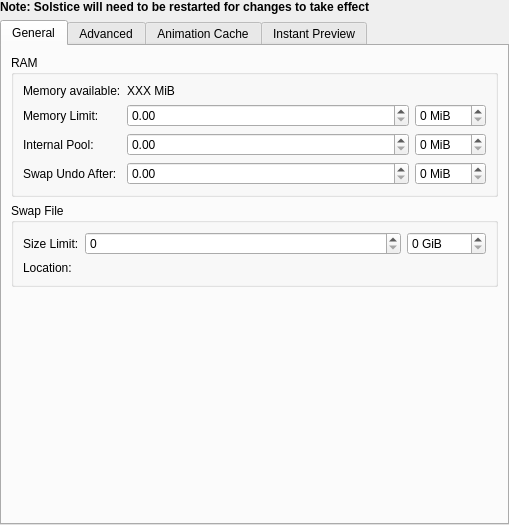
<?xml version="1.0" encoding="UTF-8"?>
<ui version="4.0">
 <author>
    SPDX-FileCopyrightText: none
    SPDX-License-Identifier: GPL-3.0-or-later
  </author>
 <class>WdgPerformanceSettings</class>
 <widget class="QWidget" name="WdgPerformanceSettings">
  <property name="geometry">
   <rect>
    <x>0</x>
    <y>0</y>
    <width>509</width>
    <height>525</height>
   </rect>
  </property>
  <layout class="QVBoxLayout" name="verticalLayout_3">
   <property name="leftMargin">
    <number>0</number>
   </property>
   <property name="topMargin">
    <number>0</number>
   </property>
   <property name="rightMargin">
    <number>0</number>
   </property>
   <property name="bottomMargin">
    <number>0</number>
   </property>
   <item>
    <widget class="QLabel" name="label_10">
     <property name="font">
      <font>
       <bold>true</bold>
      </font>
     </property>
     <property name="text">
      <string>Note: Solstice will need to be restarted for changes to take effect</string>
     </property>
    </widget>
   </item>
   <item>
    <widget class="QTabWidget" name="tabWidget">
     <property name="currentIndex">
      <number>0</number>
     </property>
     <widget class="QWidget" name="General">
      <attribute name="title">
       <string>General</string>
      </attribute>
      <layout class="QVBoxLayout" name="verticalLayout_2">
       <item>
        <widget class="QGroupBox" name="groupBox">
         <property name="title">
          <string>RAM</string>
         </property>
         <layout class="QFormLayout" name="formLayout">
          <item row="0" column="0">
           <widget class="QLabel" name="label_2">
            <property name="text">
             <string>Memory available:</string>
            </property>
           </widget>
          </item>
          <item row="0" column="1">
           <widget class="QLabel" name="lblTotalMemory">
            <property name="sizePolicy">
             <sizepolicy hsizetype="MinimumExpanding" vsizetype="Preferred">
              <horstretch>0</horstretch>
              <verstretch>0</verstretch>
             </sizepolicy>
            </property>
            <property name="text">
             <string>XXX MiB</string>
            </property>
            <property name="alignment">
             <set>Qt::AlignmentFlag::AlignLeading|Qt::AlignmentFlag::AlignLeft|Qt::AlignmentFlag::AlignVCenter</set>
            </property>
           </widget>
          </item>
          <item row="1" column="0">
           <widget class="QLabel" name="label">
            <property name="toolTip">
             <string>Solstice will not use more memory than this limit.</string>
            </property>
            <property name="text">
             <string>Memory Limit:</string>
            </property>
           </widget>
          </item>
          <item row="1" column="1">
           <layout class="QGridLayout" name="gridLayout" columnstretch="4,1">
            <item row="0" column="0">
             <widget class="KisDoubleSliderSpinBox" name="sliderMemoryLimit">
              <property name="sizePolicy">
               <sizepolicy hsizetype="MinimumExpanding" vsizetype="Minimum">
                <horstretch>0</horstretch>
                <verstretch>0</verstretch>
               </sizepolicy>
              </property>
              <property name="toolTip">
               <string>Solstice will not use more memory than this limit.</string>
              </property>
             </widget>
            </item>
            <item row="0" column="1">
             <widget class="KisIntParseSpinBox" name="intMemoryLimit">
              <property name="suffix">
               <string> MiB</string>
              </property>
             </widget>
            </item>
           </layout>
          </item>
          <item row="2" column="0">
           <widget class="QLabel" name="label_5">
            <property name="text">
             <string>Internal Pool:</string>
            </property>
           </widget>
          </item>
          <item row="2" column="1">
           <layout class="QGridLayout" name="gridLayout_2" columnstretch="4,1">
            <item row="0" column="0">
             <widget class="KisDoubleSliderSpinBox" name="sliderPoolLimit">
              <property name="sizePolicy">
               <sizepolicy hsizetype="MinimumExpanding" vsizetype="Preferred">
                <horstretch>0</horstretch>
                <verstretch>0</verstretch>
               </sizepolicy>
              </property>
             </widget>
            </item>
            <item row="0" column="1">
             <widget class="KisIntParseSpinBox" name="intPoolLimit">
              <property name="suffix">
               <string> MiB</string>
              </property>
             </widget>
            </item>
           </layout>
          </item>
          <item row="3" column="0">
           <widget class="QLabel" name="label_4">
            <property name="toolTip">
             <string>When undo information reaches this limit, it will be stored in a temporary file and memory will be freed. Undo will be slower.</string>
            </property>
            <property name="text">
             <string>Swap Undo After:</string>
            </property>
           </widget>
          </item>
          <item row="3" column="1">
           <layout class="QGridLayout" name="gridLayout_3" columnstretch="4,1">
            <item row="0" column="0">
             <widget class="KisDoubleSliderSpinBox" name="sliderUndoLimit">
              <property name="sizePolicy">
               <sizepolicy hsizetype="MinimumExpanding" vsizetype="Minimum">
                <horstretch>0</horstretch>
                <verstretch>0</verstretch>
               </sizepolicy>
              </property>
              <property name="toolTip">
               <string>When undo information reaches this limit, it will be stored in a temporary file and memory will be freed. Undo will be slower.</string>
              </property>
             </widget>
            </item>
            <item row="0" column="1">
             <widget class="KisIntParseSpinBox" name="intUndoLimit">
              <property name="suffix">
               <string> MiB</string>
              </property>
             </widget>
            </item>
           </layout>
          </item>
         </layout>
        </widget>
       </item>
       <item>
        <widget class="QGroupBox" name="groupBox_2">
         <property name="title">
          <string>Swap File</string>
         </property>
         <layout class="QFormLayout" name="formLayout_2">
          <item row="0" column="0">
           <widget class="QLabel" name="label_6">
            <property name="toolTip">
             <string>The swap file will not be bigger than this limit.</string>
            </property>
            <property name="text">
             <string>Size Limit:</string>
            </property>
           </widget>
          </item>
          <item row="0" column="1">
           <layout class="QGridLayout" name="gridLayout_4" columnstretch="4,1">
            <item row="0" column="0">
             <widget class="KisSliderSpinBox" name="sliderSwapSize">
              <property name="sizePolicy">
               <sizepolicy hsizetype="MinimumExpanding" vsizetype="Minimum">
                <horstretch>0</horstretch>
                <verstretch>0</verstretch>
               </sizepolicy>
              </property>
              <property name="toolTip">
               <string>The swap file will not be bigger than this limit.</string>
              </property>
             </widget>
            </item>
            <item row="0" column="1">
             <widget class="KisIntParseSpinBox" name="intSwapSize">
              <property name="suffix">
               <string> GiB</string>
              </property>
             </widget>
            </item>
           </layout>
          </item>
          <item row="1" column="0">
           <widget class="QLabel" name="label_3">
            <property name="text">
             <string>Location:</string>
            </property>
           </widget>
          </item>
          <item row="1" column="1">
           <widget class="KisFileNameRequester" name="swapFileLocation" native="true"/>
          </item>
         </layout>
        </widget>
       </item>
       <item>
        <spacer name="verticalSpacer_2">
         <property name="orientation">
          <enum>Qt::Orientation::Vertical</enum>
         </property>
         <property name="sizeHint" stdset="0">
          <size>
           <width>20</width>
           <height>5</height>
          </size>
         </property>
        </spacer>
       </item>
      </layout>
     </widget>
     <widget class="QWidget" name="Advanced">
      <attribute name="title">
       <string>Advanced</string>
      </attribute>
      <layout class="QFormLayout" name="formLayout_5">
       <item row="0" column="0" colspan="2">
        <widget class="QGroupBox" name="groupBox_4">
         <property name="title">
          <string>Multithreading</string>
         </property>
         <layout class="QFormLayout" name="formLayout_3">
          <item row="0" column="0">
           <widget class="QLabel" name="label_8">
            <property name="text">
             <string>CPU Limit:</string>
            </property>
           </widget>
          </item>
          <item row="0" column="1">
           <widget class="KisSliderSpinBox" name="sliderThreadsLimit">
            <property name="sizePolicy">
             <sizepolicy hsizetype="MinimumExpanding" vsizetype="Minimum">
              <horstretch>0</horstretch>
              <verstretch>0</verstretch>
             </sizepolicy>
            </property>
            <property name="toolTip">
             <string>&lt;html&gt;&lt;head/&gt;&lt;body&gt;&lt;p&gt;Solstice will not use more CPU cores than selected by this limit&lt;/p&gt;&lt;/body&gt;&lt;/html&gt;</string>
            </property>
           </widget>
          </item>
          <item row="1" column="0">
           <widget class="QLabel" name="label_9">
            <property name="text">
             <string>Frame Rendering Clones Limit</string>
            </property>
           </widget>
          </item>
          <item row="1" column="1">
           <widget class="KisSliderSpinBox" name="sliderFrameClonesLimit">
            <property name="sizePolicy">
             <sizepolicy hsizetype="MinimumExpanding" vsizetype="Minimum">
              <horstretch>0</horstretch>
              <verstretch>0</verstretch>
             </sizepolicy>
            </property>
            <property name="toolTip">
             <string>&lt;html&gt;&lt;head/&gt;&lt;body&gt;&lt;p&gt;When rendering animation frames (into files or during animation cache regeneration), Solstice will make the specified number of copies of your image and will work on them in parallel. Each copy will demand more RAM for its storage (about 20% of the size of you image), so raise this limit only if you have enough RAM installed.&lt;/p&gt;&lt;p&gt;&lt;br/&gt;&lt;/p&gt;&lt;p&gt;&lt;span style=&quot; font-weight:600;&quot;&gt;Recommended value:&lt;/span&gt; set Clones Limit to the number of &lt;span style=&quot; text-decoration: underline;&quot;&gt;physical&lt;/span&gt; (non-hyperthreaded) cores your CPU has&lt;/p&gt;&lt;/body&gt;&lt;/html&gt;</string>
            </property>
           </widget>
          </item>
          <item row="2" column="0">
           <widget class="QLabel" name="label_11">
            <property name="text">
             <string>Frame Rendering Timeout</string>
            </property>
           </widget>
          </item>
          <item row="2" column="1">
           <widget class="KisSliderSpinBox" name="sliderFrameTimeout">
            <property name="sizePolicy">
             <sizepolicy hsizetype="MinimumExpanding" vsizetype="Minimum">
              <horstretch>0</horstretch>
              <verstretch>0</verstretch>
             </sizepolicy>
            </property>
            <property name="toolTip">
             <string>&lt;html&gt;&lt;head/&gt;&lt;body&gt;&lt;p&gt;The timeout for rendering one frame. If your animation rendering fails regularly with a timeout, try increasing this value&lt;/p&gt;&lt;p&gt;&lt;br/&gt;&lt;/p&gt;&lt;p&gt;&lt;span style=&quot; font-weight:600;&quot;&gt;Recommended value:&lt;/span&gt; 30...60 seconds&lt;/p&gt;&lt;/body&gt;&lt;/html&gt;</string>
            </property>
           </widget>
          </item>
         </layout>
        </widget>
       </item>
       <item row="1" column="0" colspan="2">
        <widget class="QGroupBox" name="fpsGroup">
         <property name="title">
          <string>Frame rate</string>
         </property>
         <layout class="QHBoxLayout" name="horizontalLayout">
          <item>
           <widget class="QLabel" name="label_fps">
            <property name="text">
             <string>Frame rate limit:</string>
            </property>
           </widget>
          </item>
          <item>
           <widget class="KisSliderSpinBox" name="sliderFpsLimit">
            <property name="sizePolicy">
             <sizepolicy hsizetype="MinimumExpanding" vsizetype="Preferred">
              <horstretch>0</horstretch>
              <verstretch>0</verstretch>
             </sizepolicy>
            </property>
            <property name="toolTip">
             <string>&lt;html&gt;&lt;head/&gt;&lt;body&gt;&lt;p&gt;Solstice will try to limit the number of screen updates per second to the given number. A lower number will decrease visual responsiveness but increase stylus precision on some systems like macOS.&lt;p&gt;&lt;/body&gt;&lt;/html&gt;</string>
            </property>
           </widget>
          </item>
          <item>
           <widget class="QCheckBox" name="chkDetectFps">
            <property name="text">
             <string>Detect from screen</string>
            </property>
           </widget>
          </item>
         </layout>
        </widget>
       </item>
       <item row="2" column="0" colspan="2">
        <widget class="QGroupBox" name="groupBox_7">
         <property name="title">
          <string>Debug options</string>
         </property>
         <layout class="QFormLayout" name="formLayout_9">
          <item row="0" column="0">
           <widget class="QCheckBox" name="chkOpenGLFramerateLogging">
            <property name="text">
             <string>Debug logging of OpenGL framerate</string>
            </property>
           </widget>
          </item>
          <item row="1" column="0">
           <widget class="QCheckBox" name="chkBrushSpeedLogging">
            <property name="text">
             <string>Debug logging for brush rendering speed</string>
            </property>
           </widget>
          </item>
          <item row="2" column="0">
           <widget class="QCheckBox" name="chkDisableAVXOptimizations">
            <property name="text">
             <string>Disable AVX vector optimizations</string>
            </property>
           </widget>
          </item>
          <item row="3" column="0">
           <widget class="QCheckBox" name="chkDisableVectorOptimizations">
            <property name="text">
             <string>Disable all vector optimizations</string>
            </property>
           </widget>
          </item>
          <item row="4" column="0">
           <widget class="QCheckBox" name="chkProgressReporting">
            <property name="text">
             <string>Progress reporting (might affect performance)</string>
            </property>
           </widget>
          </item>
          <item row="5" column="0">
           <widget class="QCheckBox" name="chkPerformanceLogging">
            <property name="text">
             <string>Performance logging</string>
            </property>
           </widget>
          </item>
         </layout>
        </widget>
       </item>
       <item row="3" column="0" colspan="2">
        <widget class="QLabel" name="label_7">
         <property name="frameShape">
          <enum>QFrame::Shape::NoFrame</enum>
         </property>
         <property name="text">
          <string>&lt;html&gt;&lt;head/&gt;&lt;body&gt;&lt;p&gt;When performance logging is enabled Solstice saves timing information into the &lt;tt&gt;&amp;lt;working_dir&amp;gt;/log&lt;/tt&gt; folder. If you experience performance problems and want to help us, enable this option and add the contents of the directory to a bug report.&lt;/p&gt;&lt;/body&gt;&lt;/html&gt;</string>
         </property>
         <property name="alignment">
          <set>Qt::AlignmentFlag::AlignJustify|Qt::AlignmentFlag::AlignVCenter</set>
         </property>
         <property name="wordWrap">
          <bool>true</bool>
         </property>
        </widget>
       </item>
       <item row="4" column="0" colspan="2">
        <spacer name="verticalSpacer_3">
         <property name="orientation">
          <enum>Qt::Orientation::Vertical</enum>
         </property>
         <property name="sizeHint" stdset="0">
          <size>
           <width>20</width>
           <height>5</height>
          </size>
         </property>
        </spacer>
       </item>
      </layout>
     </widget>
     <widget class="QWidget" name="AnimationCache">
      <attribute name="title">
       <string>Animation Cache</string>
      </attribute>
      <layout class="QFormLayout" name="formLayout_8">
       <item row="0" column="0" colspan="2">
        <widget class="QGroupBox" name="groupBox_3">
         <property name="title">
          <string>Cache Storage Backend</string>
         </property>
         <layout class="QFormLayout" name="formLayout_6">
          <item row="0" column="1">
           <widget class="QRadioButton" name="optInMemory">
            <property name="toolTip">
             <string>&lt;html&gt;&lt;head/&gt;&lt;body&gt;&lt;p&gt;Animation frame cache will be stored in RAM completely without any limitations&lt;/p&gt;&lt;p&gt;&lt;span style=&quot; font-weight:600;&quot;&gt;WARNING:&lt;/span&gt; please make sure your computer has enough RAM &lt;span style=&quot; text-decoration: underline;&quot;&gt;above&lt;/span&gt; the amount you requested in General tab. Otherwise you might face system freezes.&lt;/p&gt;&lt;p&gt;* for 1 second of FullHD@25fps video you need extra 200 MiB of memory&lt;/p&gt;&lt;p&gt;* for 1 second of 4K UltraHD@25fps video you need extra 800 MiB of memory&lt;/p&gt;&lt;/body&gt;&lt;/html&gt;</string>
            </property>
            <property name="text">
             <string>In-memory</string>
            </property>
           </widget>
          </item>
          <item row="1" column="1">
           <widget class="QRadioButton" name="optOnDisk">
            <property name="toolTip">
             <string>&lt;html&gt;&lt;head/&gt;&lt;body&gt;&lt;p&gt;Animation frames are stored on hard disk in the same folder as swap file. The cache is stored in a compressed way. Little amount of extra RAM is needed.&lt;/p&gt;&lt;p&gt;Since data transfer speed of the hard drive is low, you might want to limit cached frame size to be able to play your video at 25 fps. The limit of 2500 px is usually a good choice.&lt;/p&gt;&lt;/body&gt;&lt;/html&gt;</string>
            </property>
            <property name="text">
             <string>On-disk</string>
            </property>
           </widget>
          </item>
         </layout>
        </widget>
       </item>
       <item row="1" column="0" colspan="2">
        <widget class="QGroupBox" name="groupBox_5">
         <property name="title">
          <string>Cache Generation Options</string>
         </property>
         <layout class="QFormLayout" name="formLayout_4">
          <item row="0" column="0">
           <widget class="QCheckBox" name="chkCachedFramesSizeLimit">
            <property name="toolTip">
             <string>&lt;html&gt;&lt;head/&gt;&lt;body&gt;&lt;p&gt;Render scaled down version of the frame if the image is bigger than the provided limit. Make sure you enable this option when using on-disk storage backend.&lt;/p&gt;&lt;/body&gt;&lt;/html&gt;</string>
            </property>
            <property name="text">
             <string>Limit cached frame size:</string>
            </property>
           </widget>
          </item>
          <item row="0" column="1">
           <widget class="KisSliderSpinBox" name="intCachedFramesSizeLimit">
            <property name="sizePolicy">
             <sizepolicy hsizetype="MinimumExpanding" vsizetype="Minimum">
              <horstretch>0</horstretch>
              <verstretch>0</verstretch>
             </sizepolicy>
            </property>
            <property name="toolTip">
             <string>&lt;html&gt;&lt;head/&gt;&lt;body&gt;&lt;p&gt;Size limit after which the frames will be scaled down&lt;/p&gt;&lt;p&gt;&lt;span style=&quot; font-weight:600;&quot;&gt;Recommended value:&lt;/span&gt; 2500&amp;nbsp;px&lt;/p&gt;&lt;/body&gt;&lt;/html&gt;</string>
            </property>
           </widget>
          </item>
          <item row="1" column="0">
           <widget class="QCheckBox" name="chkUseRegionOfInterest">
            <property name="toolTip">
             <string>&lt;html&gt;&lt;head/&gt;&lt;body&gt;&lt;p&gt;When the image is too big, render only currently visible part of it&lt;/p&gt;&lt;/body&gt;&lt;/html&gt;</string>
            </property>
            <property name="text">
             <string>Use region of interest</string>
            </property>
           </widget>
          </item>
          <item row="1" column="1">
           <widget class="KisSliderSpinBox" name="intRegionOfInterestMargin">
            <property name="sizePolicy">
             <sizepolicy hsizetype="MinimumExpanding" vsizetype="Minimum">
              <horstretch>0</horstretch>
              <verstretch>0</verstretch>
             </sizepolicy>
            </property>
            <property name="toolTip">
             <string>&lt;html&gt;&lt;head/&gt;&lt;body&gt;&lt;p&gt;Add extra area to the region of interest to each side of the canvas.&lt;/p&gt;&lt;p&gt;&lt;span style=&quot; font-weight:600;&quot;&gt;Recommended value:&lt;/span&gt; 25%. The region of interest will be extended by 25% to each side.&lt;/p&gt;&lt;/body&gt;&lt;/html&gt;</string>
            </property>
           </widget>
          </item>
          <item row="2" column="0">
           <widget class="QCheckBox" name="chkBackgroundCacheGeneration">
            <property name="toolTip">
             <string>&lt;html&gt;&lt;head/&gt;&lt;body&gt;&lt;p&gt;Automatically prerender animation cache in background when the user is idle&lt;/p&gt;&lt;/body&gt;&lt;/html&gt;</string>
            </property>
            <property name="text">
             <string>Enable background cache generation</string>
            </property>
           </widget>
          </item>
         </layout>
        </widget>
       </item>
       <item row="2" column="0" colspan="2">
        <spacer name="verticalSpacer">
         <property name="orientation">
          <enum>Qt::Orientation::Vertical</enum>
         </property>
         <property name="sizeHint" stdset="0">
          <size>
           <width>20</width>
           <height>40</height>
          </size>
         </property>
        </spacer>
       </item>
      </layout>
     </widget>
     <widget class="QWidget" name="InstantPreview">
      <attribute name="title">
       <string>Instant Preview</string>
      </attribute>
      <layout class="QVBoxLayout" name="verticalLayout_6">
       <item>
        <widget class="QCheckBox" name="chkTransformToolUseInStackPreview">
         <property name="toolTip">
          <string/>
         </property>
         <property name="text">
          <string>Use in-stack preview in Transform Tool</string>
         </property>
        </widget>
       </item>
       <item>
        <widget class="QGroupBox" name="groupBox_6">
         <property name="title">
          <string>Force Instant Preview</string>
         </property>
         <layout class="QFormLayout" name="formLayout_7">
          <item row="2" column="1">
           <widget class="QCheckBox" name="chkFiltersForceLodMode">
            <property name="toolTip">
             <string>&lt;html&gt;&lt;head/&gt;&lt;body&gt;&lt;p&gt;The filter dialog will always use instant preview, even if instant preview is disabled in the &amp;quot;View&amp;quot; menu&lt;/p&gt;&lt;/body&gt;&lt;/html&gt;</string>
            </property>
            <property name="text">
             <string>in Filters</string>
            </property>
           </widget>
          </item>
          <item row="1" column="1">
           <widget class="QCheckBox" name="chkTransformToolForceLodMode">
            <property name="toolTip">
             <string>&lt;html&gt;&lt;head/&gt;&lt;body&gt;&lt;p&gt;The transform tool preview will always use instant preview, even if instant preview is disabled in the &amp;quot;View&amp;quot; menu&lt;/p&gt;&lt;/body&gt;&lt;/html&gt;</string>
            </property>
            <property name="text">
             <string>in Transform Tool</string>
            </property>
           </widget>
          </item>
          <item row="0" column="1">
           <widget class="QCheckBox" name="chkMoveToolForceLodMode">
            <property name="toolTip">
             <string>&lt;html&gt;&lt;head/&gt;&lt;body&gt;&lt;p&gt;The move tool preview will always use instant preview, even if instant preview is disabled in the &amp;quot;View&amp;quot; menu&lt;/p&gt;&lt;/body&gt;&lt;/html&gt;</string>
            </property>
            <property name="text">
             <string>in Move Tool</string>
            </property>
           </widget>
          </item>
         </layout>
        </widget>
       </item>
       <item>
        <spacer name="verticalSpacer_4">
         <property name="orientation">
          <enum>Qt::Orientation::Vertical</enum>
         </property>
         <property name="sizeHint" stdset="0">
          <size>
           <width>20</width>
           <height>0</height>
          </size>
         </property>
        </spacer>
       </item>
      </layout>
     </widget>
    </widget>
   </item>
  </layout>
 </widget>
 <customwidgets>
  <customwidget>
   <class>KisSliderSpinBox</class>
   <extends>QSpinBox</extends>
   <header location="global">kis_slider_spin_box.h</header>
   <container>1</container>
  </customwidget>
  <customwidget>
   <class>KisIntParseSpinBox</class>
   <extends>QSpinBox</extends>
   <header>kis_int_parse_spin_box.h</header>
  </customwidget>
  <customwidget>
   <class>KisDoubleSliderSpinBox</class>
   <extends>QDoubleSpinBox</extends>
   <header location="global">kis_slider_spin_box.h</header>
   <container>1</container>
  </customwidget>
  <customwidget>
   <class>KisFileNameRequester</class>
   <extends>QWidget</extends>
   <header>kis_file_name_requester.h</header>
   <container>1</container>
  </customwidget>
 </customwidgets>
 <resources/>
 <connections/>
</ui>
